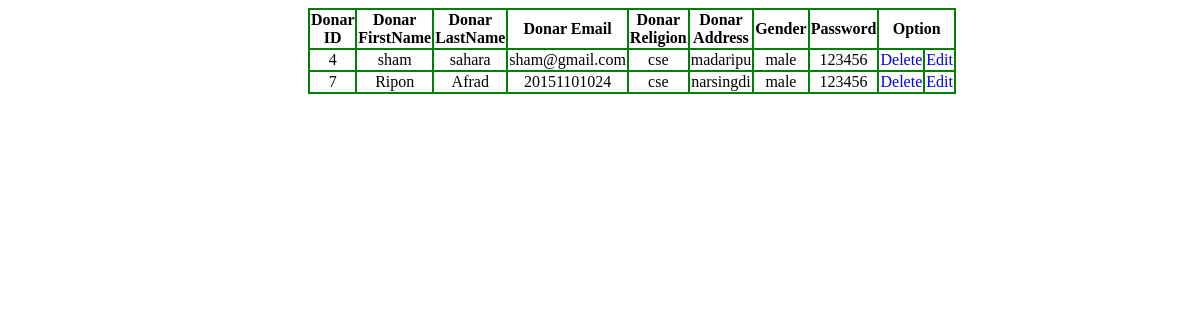
The app's page /studentshow.php with its own data.
### tables this page shows
CREATE TABLE `student` (
  `student_id` int(11) NOT NULL,
  `student_firstname` text,
  `student_lastname` text,
  `student_email` text,
  `student_department` text,
  `student_address` text,
  `gender` text,
  `password` int(11) DEFAULT NULL,
  `librarian_id` int(11) DEFAULT NULL
);

### studentshow.php (the view)
<!DOCTYPE html>
<html>
<head>
<link rel="stylesheet" href="studenttable.css">
</head>
<body>
<table>
<tr>
<th>Donar ID</th>
<th>Donar FirstName</th>
<th>Donar LastName</th>
<th>Donar Email</th>
<th>Donar Religion</th>
<th>Donar Address</th>
<th>Gender</th>
<th>Password</th>
<th colspan="2">Option</th>
</tr>
 <?php
	    $conn=mysqli_connect("localhost","root","","library");
	    $sql="SELECT * FROM student";
		$result=mysqli_query($conn,$sql);
		while($row=mysqli_fetch_assoc($result)){
		?>
		    <tr>
			<td><?php echo $row['student_id'];?></td>
	        <td><?php echo $row['student_firstname'];?></td>
	        <td><?php echo $row['student_lastname'];?></td>
	        <td><?php echo $row['student_email'];?></td>
			<td><?php echo $row['student_department'];?></td>
			<td><?php echo $row['student_address'];?></td>
			<td><?php echo $row['gender'];?></td>
			<td><?php echo $row['password'];?></td>
			<td><a href="sdelete.php?id=<?php echo $row['student_id'];?>"  style="text-decoration:none">Delete</a></td>
			<td><a href="edit.php?id=<?php echo $row['book_id'];?>" style="text-decoration:none">Edit</a></td>
			</tr>
		<?php
		}
	 ?>
</table>
</body>
</html>

### studenttable.css (style rules this page uses)
table { border:2px solid blue; border-collapse:collapse; margin-left:300px; width:50%; }
td,th,tr { border:2px solid green; text-align:center; text-decoration:none; }

### records on screen
student: student_id "4", student_firstname "sham", student_lastname "sahara", student_email "sham@gmail.com", student_department "cse", student_address "madaripu", gender "male", password "123456"
student: student_id "7", student_firstname "Ripon", student_lastname "Afrad", student_email "20151101024", student_department "cse", student_address "narsingdi", gender "male", password "123456"
